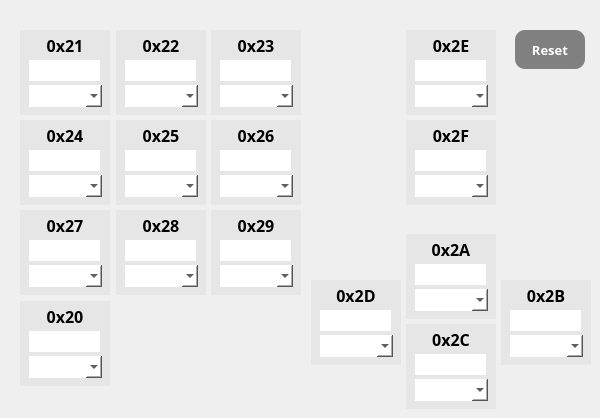
     <widget class="QWidget" name="keyset20">
      <attribute name="title">
       <string>20</string>
      </attribute>
      <widget class="QLineEdit" name="le_key2D">
       <property name="geometry">
        <rect>
         <x>320</x>
         <y>310</y>
         <width>71</width>
         <height>21</height>
        </rect>
       </property>
       <property name="styleSheet">
        <string notr="true">background-color: white;
border: none;</string>
       </property>
      </widget>
      <widget class="QLineEdit" name="le_key23">
       <property name="geometry">
        <rect>
         <x>220</x>
         <y>60</y>
         <width>71</width>
         <height>21</height>
        </rect>
       </property>
       <property name="styleSheet">
        <string notr="true">background-color: white;
border: none;</string>
       </property>
      </widget>
      <widget class="QLineEdit" name="le_key2F">
       <property name="geometry">
        <rect>
         <x>415</x>
         <y>150</y>
         <width>71</width>
         <height>21</height>
        </rect>
       </property>
       <property name="styleSheet">
        <string notr="true">background-color: white;
border: none;</string>
       </property>
      </widget>
      <widget class="QLineEdit" name="le_key27">
       <property name="geometry">
        <rect>
         <x>29</x>
         <y>240</y>
         <width>71</width>
         <height>21</height>
        </rect>
       </property>
       <property name="styleSheet">
        <string notr="true">background-color: white;
border: none;</string>
       </property>
      </widget>
      <widget class="QComboBox" name="cb_key2B">
       <property name="geometry">
        <rect>
         <x>510</x>
         <y>335</y>
         <width>73</width>
         <height>22</height>
        </rect>
       </property>
       <property name="styleSheet">
        <string notr="true">background-color: white;
border: none;
color : black;
combobox-popup : 0;</string>
       </property>
      </widget>
      <widget class="QLineEdit" name="le_key22">
       <property name="geometry">
        <rect>
         <x>125</x>
         <y>60</y>
         <width>71</width>
         <height>21</height>
        </rect>
       </property>
       <property name="styleSheet">
        <string notr="true">background-color: white;
border: none;</string>
       </property>
      </widget>
      <widget class="QPushButton" name="pb_key21">
       <property name="geometry">
        <rect>
         <x>20</x>
         <y>30</y>
         <width>90</width>
         <height>85</height>
        </rect>
       </property>
       <property name="font">
        <font>
         <family>TakaoPGothic</family>
         <pointsize>12</pointsize>
         <weight>75</weight>
         <bold>true</bold>
        </font>
       </property>
       <property name="styleSheet">
        <string notr="true">background-color: rgb(230,230,230);
border: none;
padding: 0px 0px 55px 0px;</string>
       </property>
       <property name="text">
        <string>0x21</string>
       </property>
      </widget>
      <widget class="QLineEdit" name="le_key2B">
       <property name="geometry">
        <rect>
         <x>510</x>
         <y>310</y>
         <width>71</width>
         <height>21</height>
        </rect>
       </property>
       <property name="styleSheet">
        <string notr="true">background-color: white;
border: none;</string>
       </property>
      </widget>
      <widget class="QPushButton" name="pb_key2E">
       <property name="geometry">
        <rect>
         <x>406</x>
         <y>30</y>
         <width>90</width>
         <height>85</height>
        </rect>
       </property>
       <property name="font">
        <font>
         <family>TakaoPGothic</family>
         <pointsize>12</pointsize>
         <weight>75</weight>
         <bold>true</bold>
        </font>
       </property>
       <property name="styleSheet">
        <string notr="true">background-color: rgb(230,230,230);
border: none;
padding: 0px 0px 55px 0px;</string>
       </property>
       <property name="text">
        <string>0x2E</string>
       </property>
      </widget>
      <widget class="QPushButton" name="pb_key22">
       <property name="geometry">
        <rect>
         <x>116</x>
         <y>30</y>
         <width>90</width>
         <height>85</height>
        </rect>
       </property>
       <property name="font">
        <font>
         <family>TakaoPGothic</family>
         <pointsize>12</pointsize>
         <weight>75</weight>
         <bold>true</bold>
        </font>
       </property>
       <property name="styleSheet">
        <string notr="true">background-color: rgb(230,230,230);
border: none;
padding: 0px 0px 55px 0px;</string>
       </property>
       <property name="text">
        <string>0x22</string>
       </property>
      </widget>
      <widget class="QPushButton" name="pb_key20">
       <property name="geometry">
        <rect>
         <x>20</x>
         <y>301</y>
         <width>90</width>
         <height>85</height>
        </rect>
       </property>
       <property name="font">
        <font>
         <family>TakaoPGothic</family>
         <pointsize>12</pointsize>
         <weight>75</weight>
         <bold>true</bold>
        </font>
       </property>
       <property name="styleSheet">
        <string notr="true">background-color: rgb(230,230,230);
border: none;
padding: 0px 0px 55px 0px;</string>
       </property>
       <property name="text">
        <string>0x20</string>
       </property>
      </widget>
      <widget class="QPushButton" name="pb_key28">
       <property name="geometry">
        <rect>
         <x>116</x>
         <y>210</y>
         <width>90</width>
         <height>85</height>
        </rect>
       </property>
       <property name="font">
        <font>
         <family>TakaoPGothic</family>
         <pointsize>12</pointsize>
         <weight>75</weight>
         <bold>true</bold>
        </font>
       </property>
       <property name="styleSheet">
        <string notr="true">background-color: rgb(230,230,230);
border: none;
padding: 0px 0px 55px 0px;</string>
       </property>
       <property name="text">
        <string>0x28</string>
       </property>
      </widget>
      <widget class="QComboBox" name="cb_key2F">
       <property name="geometry">
        <rect>
         <x>415</x>
         <y>175</y>
         <width>73</width>
         <height>22</height>
        </rect>
       </property>
       <property name="styleSheet">
        <string notr="true">background-color: white;
border: none;
color : black;
combobox-popup : 0;</string>
       </property>
      </widget>
      <widget class="QComboBox" name="cb_key2A">
       <property name="geometry">
        <rect>
         <x>415</x>
         <y>289</y>
         <width>73</width>
         <height>22</height>
        </rect>
       </property>
       <property name="styleSheet">
        <string notr="true">background-color: white;
border: none;
color : black;
combobox-popup : 0;</string>
       </property>
      </widget>
      <widget class="QPushButton" name="pb_key2C">
       <property name="geometry">
        <rect>
         <x>406</x>
         <y>324</y>
         <width>90</width>
         <height>85</height>
        </rect>
       </property>
       <property name="font">
        <font>
         <family>TakaoPGothic</family>
         <pointsize>12</pointsize>
         <weight>75</weight>
         <bold>true</bold>
        </font>
       </property>
       <property name="styleSheet">
        <string notr="true">background-color: rgb(230,230,230);
border: none;
padding: 0px 0px 55px 0px;</string>
       </property>
       <property name="text">
        <string>0x2C</string>
       </property>
      </widget>
      <widget class="QPushButton" name="pb_key2B">
       <property name="geometry">
        <rect>
         <x>501</x>
         <y>280</y>
         <width>90</width>
         <height>85</height>
        </rect>
       </property>
       <property name="font">
        <font>
         <family>TakaoPGothic</family>
         <pointsize>12</pointsize>
         <weight>75</weight>
         <bold>true</bold>
        </font>
       </property>
       <property name="styleSheet">
        <string notr="true">background-color: rgb(230,230,230);
border: none;
padding: 0px 0px 55px 0px;</string>
       </property>
       <property name="text">
        <string>0x2B</string>
       </property>
      </widget>
      <widget class="QPushButton" name="pb_key27">
       <property name="geometry">
        <rect>
         <x>20</x>
         <y>210</y>
         <width>90</width>
         <height>85</height>
        </rect>
       </property>
       <property name="font">
        <font>
         <family>TakaoPGothic</family>
         <pointsize>12</pointsize>
         <weight>75</weight>
         <bold>true</bold>
        </font>
       </property>
       <property name="styleSheet">
        <string notr="true">background-color: rgb(230,230,230);
border: none;
padding: 0px 0px 55px 0px;</string>
       </property>
       <property name="text">
        <string>0x27</string>
       </property>
      </widget>
      <widget class="QLineEdit" name="le_key28">
       <property name="geometry">
        <rect>
         <x>125</x>
         <y>240</y>
         <width>71</width>
         <height>21</height>
        </rect>
       </property>
       <property name="styleSheet">
        <string notr="true">background-color: white;
border: none;</string>
       </property>
      </widget>
      <widget class="QLineEdit" name="le_key25">
       <property name="geometry">
        <rect>
         <x>125</x>
         <y>150</y>
         <width>71</width>
         <height>21</height>
        </rect>
       </property>
       <property name="styleSheet">
        <string notr="true">background-color: white;
border: none;</string>
       </property>
      </widget>
      <widget class="QLineEdit" name="le_key29">
       <property name="geometry">
        <rect>
         <x>220</x>
         <y>240</y>
         <width>71</width>
         <height>21</height>
        </rect>
       </property>
       <property name="styleSheet">
        <string notr="true">background-color: white;
border: none;</string>
       </property>
      </widget>
      <widget class="QComboBox" name="cb_key23">
       <property name="geometry">
        <rect>
         <x>220</x>
         <y>85</y>
         <width>73</width>
         <height>22</height>
        </rect>
       </property>
       <property name="styleSheet">
        <string notr="true">background-color: white;
border: none;
color : black;
combobox-popup : 0;</string>
       </property>
      </widget>
      <widget class="QLineEdit" name="le_key26">
       <property name="geometry">
        <rect>
         <x>220</x>
         <y>150</y>
         <width>71</width>
         <height>21</height>
        </rect>
       </property>
       <property name="styleSheet">
        <string notr="true">background-color: white;
border: none;</string>
       </property>
      </widget>
      <widget class="QComboBox" name="cb_key2C">
       <property name="geometry">
        <rect>
         <x>415</x>
         <y>379</y>
         <width>73</width>
         <height>22</height>
        </rect>
       </property>
       <property name="styleSheet">
        <string notr="true">background-color: white;
border: none;
color : black;
combobox-popup : 0;</string>
       </property>
      </widget>
      <widget class="QPushButton" name="pb_key2D">
       <property name="geometry">
        <rect>
         <x>311</x>
         <y>280</y>
         <width>90</width>
         <height>85</height>
        </rect>
       </property>
       <property name="font">
        <font>
         <family>TakaoPGothic</family>
         <pointsize>12</pointsize>
         <weight>75</weight>
         <bold>true</bold>
        </font>
       </property>
       <property name="styleSheet">
        <string notr="true">background-color: rgb(230,230,230);
border: none;
padding: 0px 0px 55px 0px;</string>
       </property>
       <property name="text">
        <string>0x2D</string>
       </property>
      </widget>
      <widget class="QComboBox" name="cb_key21">
       <property name="geometry">
        <rect>
         <x>29</x>
         <y>85</y>
         <width>73</width>
         <height>22</height>
        </rect>
       </property>
       <property name="styleSheet">
        <string notr="true">background-color: white;
border: none;
color : black;
combobox-popup : 0;</string>
       </property>
      </widget>
      <widget class="QComboBox" name="cb_key27">
       <property name="geometry">
        <rect>
         <x>29</x>
         <y>265</y>
         <width>73</width>
         <height>22</height>
        </rect>
       </property>
       <property name="styleSheet">
        <string notr="true">background-color: white;
border: none;
color : black;
combobox-popup : 0;</string>
       </property>
      </widget>
      <widget class="QPushButton" name="pb_key24">
       <property name="geometry">
        <rect>
         <x>20</x>
         <y>120</y>
         <width>90</width>
         <height>85</height>
        </rect>
       </property>
       <property name="font">
        <font>
         <family>TakaoPGothic</family>
         <pointsize>12</pointsize>
         <weight>75</weight>
         <bold>true</bold>
        </font>
       </property>
       <property name="styleSheet">
        <string notr="true">background-color: rgb(230,230,230);
border: none;
padding: 0px 0px 55px 0px;</string>
       </property>
       <property name="text">
        <string>0x24</string>
       </property>
      </widget>
      <widget class="QLineEdit" name="le_key2A">
       <property name="geometry">
        <rect>
         <x>415</x>
         <y>264</y>
         <width>71</width>
         <height>21</height>
        </rect>
       </property>
       <property name="styleSheet">
        <string notr="true">background-color: white;
border: none;</string>
       </property>
      </widget>
      <widget class="QLineEdit" name="le_key21">
       <property name="geometry">
        <rect>
         <x>29</x>
         <y>60</y>
         <width>71</width>
         <height>21</height>
        </rect>
       </property>
       <property name="styleSheet">
        <string notr="true">background-color: white;
border: none;</string>
       </property>
      </widget>
      <widget class="QComboBox" name="cb_key20">
       <property name="geometry">
        <rect>
         <x>29</x>
         <y>356</y>
         <width>73</width>
         <height>22</height>
        </rect>
       </property>
       <property name="styleSheet">
        <string notr="true">background-color: white;
border: none;
color : black;
combobox-popup : 0;</string>
       </property>
      </widget>
      <widget class="QPushButton" name="pb_key26">
       <property name="geometry">
        <rect>
         <x>211</x>
         <y>120</y>
         <width>90</width>
         <height>85</height>
        </rect>
       </property>
       <property name="font">
        <font>
         <family>TakaoPGothic</family>
         <pointsize>12</pointsize>
         <weight>75</weight>
         <bold>true</bold>
        </font>
       </property>
       <property name="styleSheet">
        <string notr="true">background-color: rgb(230,230,230);
border: none;
padding: 0px 0px 55px 0px;</string>
       </property>
       <property name="text">
        <string>0x26</string>
       </property>
      </widget>
      <widget class="QComboBox" name="cb_key25">
       <property name="geometry">
        <rect>
         <x>125</x>
         <y>175</y>
         <width>73</width>
         <height>22</height>
        </rect>
       </property>
       <property name="styleSheet">
        <string notr="true">background-color: white;
border: none;
color : black;
combobox-popup : 0;</string>
       </property>
      </widget>
      <widget class="QPushButton" name="pb_key23">
       <property name="geometry">
        <rect>
         <x>211</x>
         <y>30</y>
         <width>90</width>
         <height>85</height>
        </rect>
       </property>
       <property name="font">
        <font>
         <family>TakaoPGothic</family>
         <pointsize>12</pointsize>
         <weight>75</weight>
         <bold>true</bold>
        </font>
       </property>
       <property name="styleSheet">
        <string notr="true">background-color: rgb(230,230,230);
border: none;
padding: 0px 0px 55px 0px;</string>
       </property>
       <property name="text">
        <string>0x23</string>
       </property>
      </widget>
      <widget class="QPushButton" name="pb_reset_keyset20">
       <property name="geometry">
        <rect>
         <x>515</x>
         <y>30</y>
         <width>70</width>
         <height>39</height>
        </rect>
       </property>
       <property name="font">
        <font>
         <family>TakaoPGothic</family>
         <pointsize>10</pointsize>
         <weight>75</weight>
         <bold>true</bold>
        </font>
       </property>
       <property name="styleSheet">
        <string notr="true">QPushButton{
	background-color: grey;
    border-radius: 10px;
	color: white
   }</string>
       </property>
       <property name="text">
        <string>Reset</string>
       </property>
      </widget>
      <widget class="QComboBox" name="cb_key2E">
       <property name="geometry">
        <rect>
         <x>415</x>
         <y>85</y>
         <width>73</width>
         <height>22</height>
        </rect>
       </property>
       <property name="styleSheet">
        <string notr="true">background-color: white;
border: none;
color : black;
combobox-popup : 0;</string>
       </property>
      </widget>
      <widget class="QComboBox" name="cb_key22">
       <property name="geometry">
        <rect>
         <x>125</x>
         <y>85</y>
         <width>73</width>
         <height>22</height>
        </rect>
       </property>
       <property name="styleSheet">
        <string notr="true">background-color: white;
border: none;
color : black;
combobox-popup : 0;</string>
       </property>
      </widget>
      <widget class="QComboBox" name="cb_key28">
       <property name="geometry">
        <rect>
         <x>125</x>
         <y>265</y>
         <width>73</width>
         <height>22</height>
        </rect>
       </property>
       <property name="styleSheet">
        <string notr="true">background-color: white;
border: none;
color : black;
combobox-popup : 0;</string>
       </property>
      </widget>
      <widget class="QPushButton" name="pb_key2F">
       <property name="geometry">
        <rect>
         <x>406</x>
         <y>120</y>
         <width>90</width>
         <height>85</height>
        </rect>
       </property>
       <property name="font">
        <font>
         <family>TakaoPGothic</family>
         <pointsize>12</pointsize>
         <weight>75</weight>
         <bold>true</bold>
        </font>
       </property>
       <property name="styleSheet">
        <string notr="true">background-color: rgb(230,230,230);
border: none;
padding: 0px 0px 55px 0px;</string>
       </property>
       <property name="text">
        <string>0x2F</string>
       </property>
      </widget>
      <widget class="QLineEdit" name="le_key20">
       <property name="geometry">
        <rect>
         <x>29</x>
         <y>331</y>
         <width>71</width>
         <height>21</height>
        </rect>
       </property>
       <property name="styleSheet">
        <string notr="true">background-color: white;
border: none;</string>
       </property>
      </widget>
      <widget class="QPushButton" name="pb_key25">
       <property name="geometry">
        <rect>
         <x>116</x>
         <y>120</y>
         <width>90</width>
         <height>85</height>
        </rect>
       </property>
       <property name="font">
        <font>
         <family>TakaoPGothic</family>
         <pointsize>12</pointsize>
         <weight>75</weight>
         <bold>true</bold>
        </font>
       </property>
       <property name="styleSheet">
        <string notr="true">background-color: rgb(230,230,230);
border: none;
padding: 0px 0px 55px 0px;</string>
       </property>
       <property name="text">
        <string>0x25</string>
       </property>
      </widget>
      <widget class="QLineEdit" name="le_key2C">
       <property name="geometry">
        <rect>
         <x>415</x>
         <y>354</y>
         <width>71</width>
         <height>21</height>
        </rect>
       </property>
       <property name="styleSheet">
        <string notr="true">background-color: white;
border: none;</string>
       </property>
      </widget>
      <widget class="QPushButton" name="pb_key29">
       <property name="geometry">
        <rect>
         <x>211</x>
         <y>210</y>
         <width>90</width>
         <height>85</height>
        </rect>
       </property>
       <property name="font">
        <font>
         <family>TakaoPGothic</family>
         <pointsize>12</pointsize>
         <weight>75</weight>
         <bold>true</bold>
        </font>
       </property>
       <property name="styleSheet">
        <string notr="true">background-color: rgb(230,230,230);
border: none;
padding: 0px 0px 55px 0px;</string>
       </property>
       <property name="text">
        <string>0x29</string>
       </property>
      </widget>
      <widget class="QComboBox" name="cb_key24">
       <property name="geometry">
        <rect>
         <x>29</x>
         <y>175</y>
         <width>73</width>
         <height>22</height>
        </rect>
       </property>
       <property name="styleSheet">
        <string notr="true">background-color: white;
border: none;
color : black;
combobox-popup : 0;</string>
       </property>
      </widget>
      <widget class="QLineEdit" name="le_key24">
       <property name="geometry">
        <rect>
         <x>29</x>
         <y>150</y>
         <width>71</width>
         <height>21</height>
        </rect>
       </property>
       <property name="styleSheet">
        <string notr="true">background-color: white;
border: none;</string>
       </property>
      </widget>
      <widget class="QLineEdit" name="le_key2E">
       <property name="geometry">
        <rect>
         <x>415</x>
         <y>60</y>
         <width>71</width>
         <height>21</height>
        </rect>
       </property>
       <property name="styleSheet">
        <string notr="true">background-color: white;
border: none;</string>
       </property>
      </widget>
      <widget class="QPushButton" name="pb_key2A">
       <property name="geometry">
        <rect>
         <x>406</x>
         <y>234</y>
         <width>90</width>
         <height>85</height>
        </rect>
       </property>
       <property name="font">
        <font>
         <family>TakaoPGothic</family>
         <pointsize>12</pointsize>
         <weight>75</weight>
         <bold>true</bold>
        </font>
       </property>
       <property name="styleSheet">
        <string notr="true">background-color: rgb(230,230,230);
border: none;
padding: 0px 0px 55px 0px;</string>
       </property>
       <property name="text">
        <string>0x2A</string>
       </property>
      </widget>
      <widget class="QComboBox" name="cb_key2D">
       <property name="geometry">
        <rect>
         <x>320</x>
         <y>335</y>
         <width>73</width>
         <height>22</height>
        </rect>
       </property>
       <property name="styleSheet">
        <string notr="true">background-color: white;
border: none;
color : black;
combobox-popup : 0;</string>
       </property>
      </widget>
      <widget class="QComboBox" name="cb_key26">
       <property name="geometry">
        <rect>
         <x>220</x>
         <y>175</y>
         <width>73</width>
         <height>22</height>
        </rect>
       </property>
       <property name="styleSheet">
        <string notr="true">background-color: white;
border: none;
color : black;
combobox-popup : 0;</string>
       </property>
      </widget>
      <widget class="QComboBox" name="cb_key29">
       <property name="geometry">
        <rect>
         <x>220</x>
         <y>265</y>
         <width>73</width>
         <height>22</height>
        </rect>
       </property>
       <property name="styleSheet">
        <string notr="true">background-color: white;
border: none;
color : black;
combobox-popup : 0;</string>
       </property>
      </widget>
      <zorder>pb_key2B</zorder>
      <zorder>pb_key2F</zorder>
      <zorder>pb_key2A</zorder>
      <zorder>pb_key2D</zorder>
      <zorder>pb_key29</zorder>
      <zorder>pb_key27</zorder>
      <zorder>pb_key25</zorder>
      <zorder>pb_key26</zorder>
      <zorder>pb_key23</zorder>
      <zorder>pb_key22</zorder>
      <zorder>le_key2D</zorder>
      <zorder>le_key23</zorder>
      <zorder>le_key2F</zorder>
      <zorder>le_key27</zorder>
      <zorder>cb_key2B</zorder>
      <zorder>le_key22</zorder>
      <zorder>pb_key21</zorder>
      <zorder>le_key2B</zorder>
      <zorder>pb_key2E</zorder>
      <zorder>pb_key20</zorder>
      <zorder>pb_key28</zorder>
      <zorder>cb_key2F</zorder>
      <zorder>cb_key2A</zorder>
      <zorder>pb_key2C</zorder>
      <zorder>le_key28</zorder>
      <zorder>le_key25</zorder>
      <zorder>le_key29</zorder>
      <zorder>cb_key23</zorder>
      <zorder>le_key26</zorder>
      <zorder>cb_key2C</zorder>
      <zorder>cb_key21</zorder>
      <zorder>cb_key27</zorder>
      <zorder>pb_key24</zorder>
      <zorder>le_key2A</zorder>
      <zorder>le_key21</zorder>
      <zorder>cb_key20</zorder>
      <zorder>cb_key25</zorder>
      <zorder>pb_reset_keyset20</zorder>
      <zorder>cb_key2E</zorder>
      <zorder>cb_key22</zorder>
      <zorder>cb_key28</zorder>
      <zorder>le_key20</zorder>
      <zorder>le_key2C</zorder>
      <zorder>cb_key24</zorder>
      <zorder>le_key24</zorder>
      <zorder>le_key2E</zorder>
      <zorder>cb_key2D</zorder>
      <zorder>cb_key26</zorder>
      <zorder>cb_key29</zorder>
     </widget>
